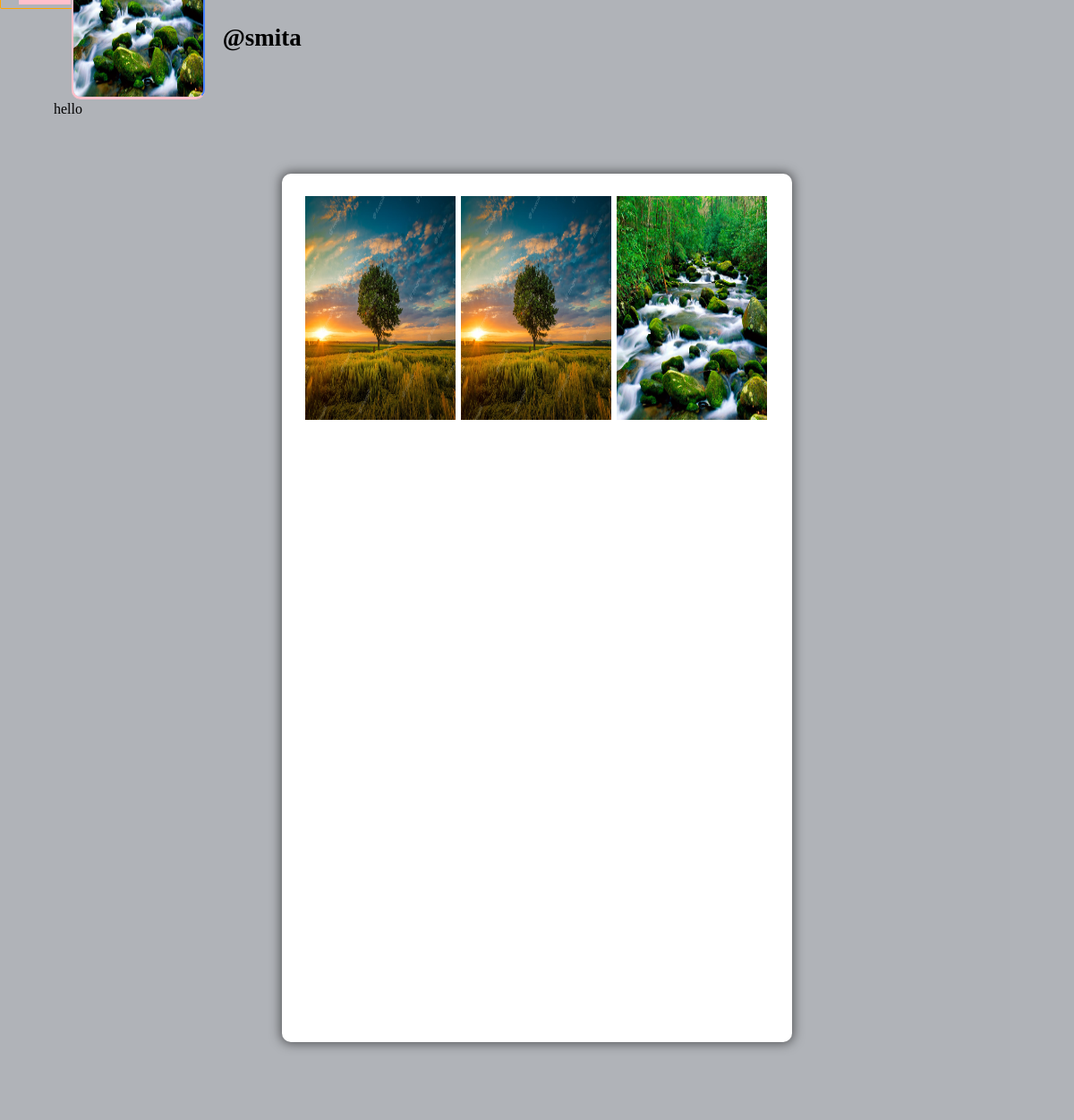
Page /profile/smita (signed in) on the committed database.
### core/models.py (models this page shows, shortened)
class Profile(models.Model):
    user=models.OneToOneField(User,on_delete=models.CASCADE ,related_name='user_profile')
    id_user=models.IntegerField()
    bio=models.TextField(blank=True)
    profileimg=models.ImageField(upload_to='profile_images',default='blank-profile-picture.png')
    location=models.CharField(max_length=100,blank=True)

class Post(models.Model):
    id=models.UUIDField(primary_key=True,default=uuid.uuid4)
    user=models.CharField(max_length=100)
    image=models.ImageField(upload_to='post_images')
    caption=models.TextField()
    created_at=models.DateTimeField(default=datetime.now)
    no_of_likes=models.IntegerField(default=0)

### core/views.py (the view)
# urls.py: path('profile/<str:pk>', views.profile, name='profile'),
@login_required(login_url='signin')
def profile(request, pk):
    user_object = User.objects.get(username=pk)
    user_profile = Profile.objects.get(user=user_object)
    user_posts = Post.objects.filter(user=pk)
    user_post_length = len(user_posts)
    follower = request.user.username
    user = pk
    if FollowersCount.objects.filter(follower=follower, user=user).first():
        button_text = 'Unfollow'
    else:
        button_text = 'Follow'
    user_followers = len(FollowersCount.objects.filter(user=pk))
    user_following = len(FollowersCount.objects.filter(follower=pk))
    context = {
        'user_object': user_object,
        'user_profile': user_profile,
        'user_posts': user_posts,
        'user_post_length': user_post_length,
        'button_text': button_text,
        'user_followers': user_followers,
        'user_following': user_following,
    }
    return render(request, 'profile.html',context)

### templates/profile.html (shortened to what this page needs)
{% load static %}
<!DOCTYPE html>
<html lang="en">
  <head>
    <link rel="stylesheet" href="{% static 'css/main.min.css' %}" />
    <link rel="stylesheet" href="{% static 'css/style.css' %}" />
    <link rel="stylesheet" href="{% static 'css/color.css' %}" />
    <link rel="stylesheet" href="{% static 'css/responsive.css' %}" />
  </head>
  <body>
    <section>
      <div class="feature-photo">
        <figure>
        </figure>
        <form action="/follow" method="POST">
          <div class="add-btn">
            {% if user_object.username == user.username %}
            <a href="/about" data-ripple="">Account Settings</a>
            {% else %}
            <a data-ripple="" ><button type="submit" style="background-color: #ffc0cb; border: #ffc0cb">{{button_text}}</button></a>
            {% endif %}
          </div>
        </form>
        <div class="container-fluid">
          <div class="row merged">
            <div class="col-lg-2 col-sm-3">
              <div class="user-avatar">
                <figure>
                  <img
                    src="{{user_profile.profileimg.url}}"
                    style="height: 250px; width: 100%"
                    alt=""
                  />
                </figure>
              </div>
            </div>
            <div class="col-lg-10 col-sm-9">
              <div class="timeline-info">
                <ul>
                  <li class="admin-name">
                    <h5
                      style="
                        color: black;
                        white-space: nowrap;
                        width: 110px;
                        font-size: 27px;
                      "
                    >
                      <b>@{{user_profile.user.username}}</b
                      >
                    </h5>
                  </li>
                </ul>
              </div>
            </div>
          </div>
        </div>
      </div>
    </section>
    <section>
      <div class="bio">{{user_profile.bio}}</div>
    </section>
    <section>
      <div class="gap gray-bg">
        <div class="container-fluid">
          <div class="row">
            <div class="col-lg-12">
              <div class="row" id="page-contents">
                <div class="col-lg-3">
                  <aside class="sidebar static"></aside>
                </div>
                <div class="col-lg-6">
                  <div class="central-meta">
                    <ul class="photos">
                      {% for post in user_posts %}
                      <li>
                        {% if post.image %}
                        <a
                          class="strip"
                          href="{{post.image.url}}"
                          title=""
                          data-strip-group="mygroup"
                          data-strip-group-options="loop: false"
                        >
                          <img
                            src="{{post.image.url}}"
                            style="height: 250px; width: 300px"
                            alt=""
                        /></a>
                        {% endif%}
                      </li>
                      {% endfor %}
                    </ul>
                  </div>
                </div>
                <div class="col-lg-3">
                  <aside class="sidebar static"></aside>
                </div>
              </div>
            </div>
          </div>
        </div>
      </div>
    </section>
  </body>
</html>

### static/css/color.css (style rules this page uses)
#nprogress .bar, .timeline-info > ul li a::before, .add-btn > a, .activitiez > li::before, form button, .colla-apps > li a:hover, a.underline:before, .setting-row input:checked + label, .user-avatar:hover .edit-phto, .error-meta > a, .color-bg, .add-butn, .nav.nav-tabs.likes-btn > li a.active, a.dislike-btn, .drop > a:hover, .btn-view.btn-load-more:hover, .accordion .card h5 button[aria-expanded="true"], .chat-head, .f-page > figure em, .inbox-panel-head > ul > li > a, .nav-tabs--left .nav-link.active, .nav-tabs--left .nav-link.active:hover, footer .widget-title h4::before, #topcontrol, .sidebar .widget-title::before, .f-title::before, .g-post-classic > figure > i::after, .purify > a, .help-list > a:hover, .open-position::before, .info > a, .category-box:hover, .category-box.selected, a.main-btn, .section-heading::before, .getquot-baner, .more-branches > h4::before, .is-helpful > a, .cart-optionz > li > a:hover, .paginationz > li a:hover, .paginationz > li a.active, .shopping-cart, a.btn2:hover, .form-submit > input[type="submit"], button.submit-checkout, .delete-cart:hover, .proceed .button, .amount-area .update-cart, a.addnewforum, .apply-bttons > a { background: orange; }

### static/css/responsive.css (style rules this page uses)
@media screen and (max-width: 1281px) and (min-width: 1024px) { .photos > li { min-width: 32.2%; width: 32.2%; } }
@media screen and (max-width: 1281px) and (min-width: 1024px) { .timeline-info { line-height: 51px; } }
@media screen and (max-width: 1281px) and (min-width: 1024px) { .timeline-info .admin-name > h5 { font-size: 20px; } }
@media screen and (max-width: 1281px) and (min-width: 1024px) { .user-avatar { width: 80.2% } }

### rows in the picture
Profile: profileimg (picture), user.username "smita", bio "hello"
Post: image (picture)
Post: image (picture)
Post: image (picture)
